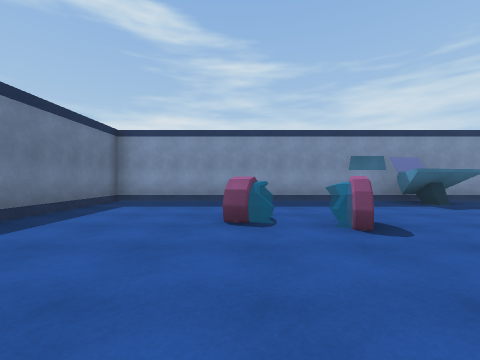
View 1 (above)

24 first-person views from a walk through a 3-D level made in the Unity game engine. The camera is 1.2 m above the floor, looks level and sees 90° across. The floor is counted in squares, 2 m on a side. Each view is taken from the middle of a square. On the plan, view 1 faces up. The plan holds only what a view shows up to about 9 squares ahead; the rest is blank. The place goes on beyond the plan. The player character is not drawn. Some animated figures are not drawn. Door leaves are left out, so doorways stand open. Surface patterns are stand-ins for the level's own textures.

View 2
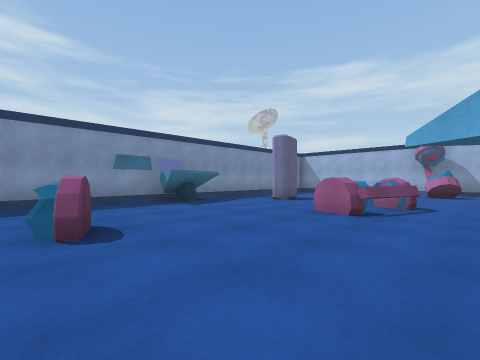

View 3
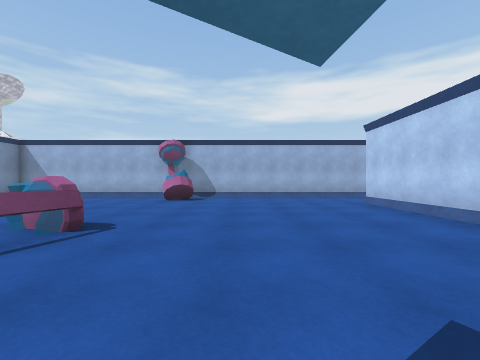

View 4
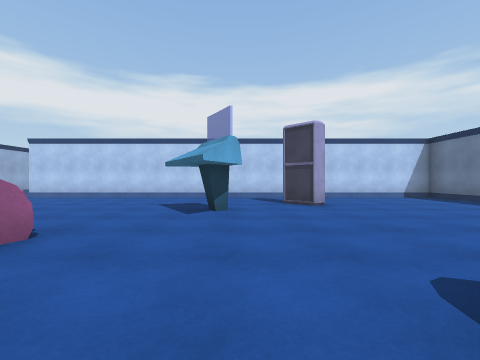

View 5
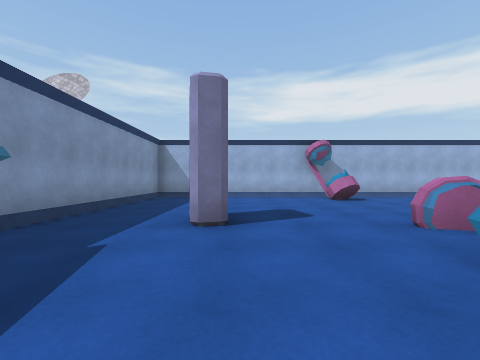

View 6
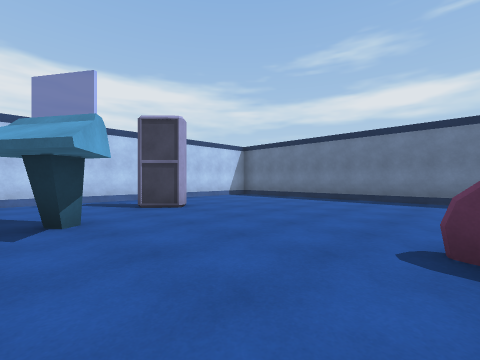

View 7
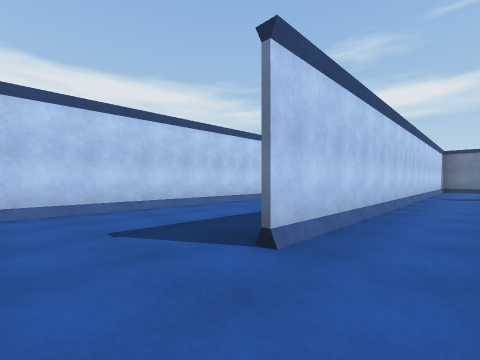

View 8
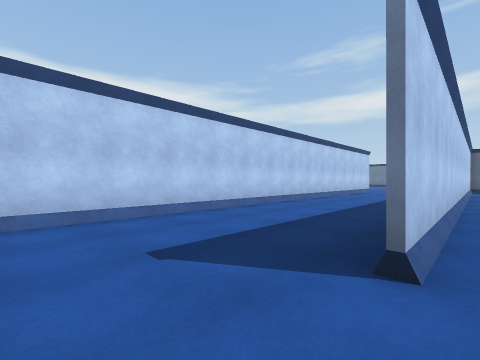

View 9
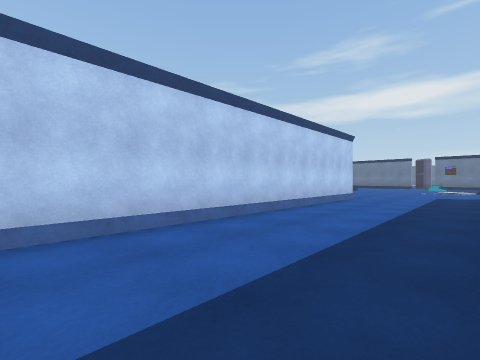

View 10
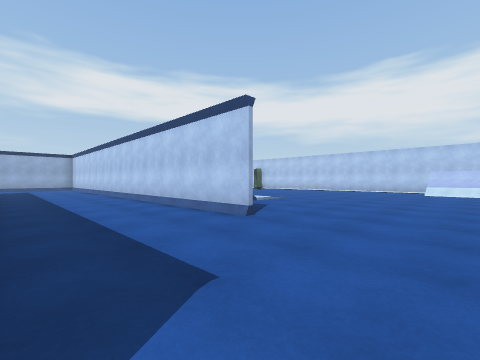

View 11
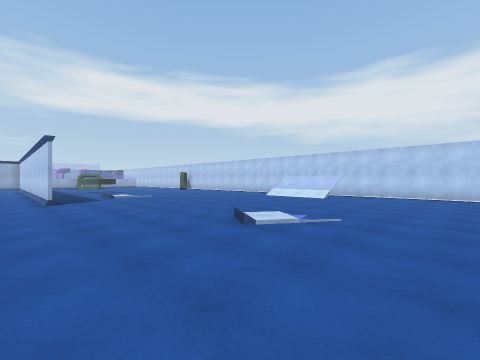

View 12
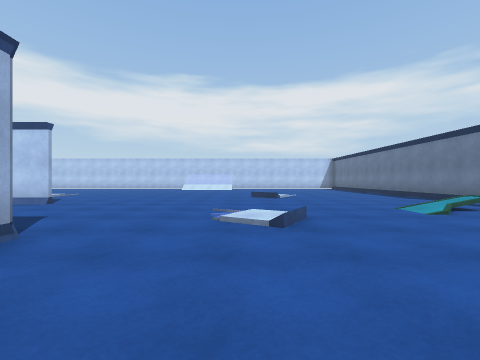

View 13
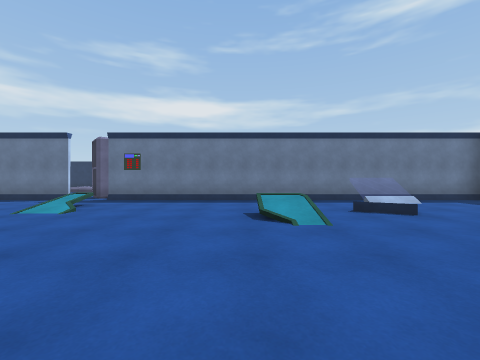

View 14
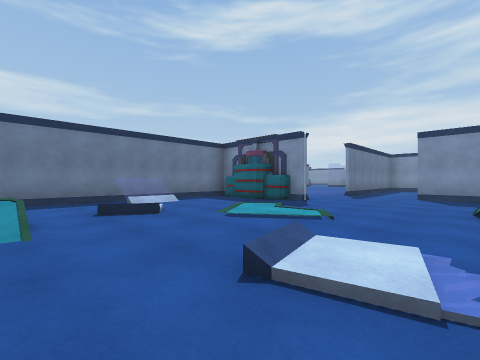

View 15
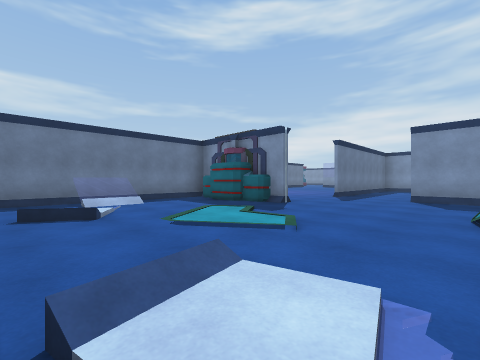

View 16
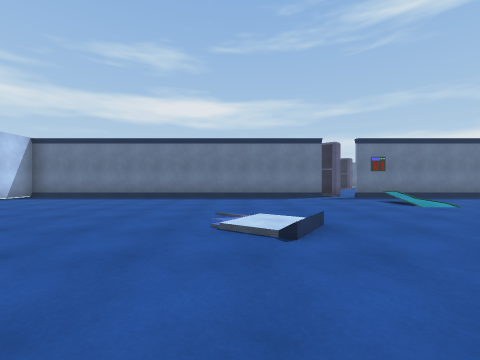

View 17
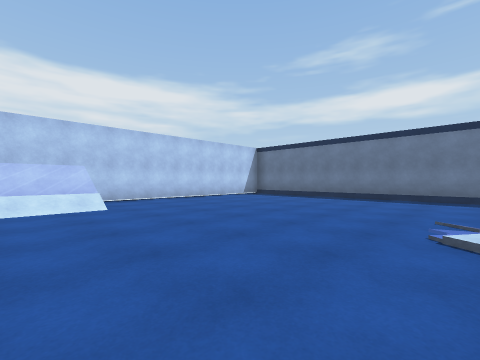

View 18
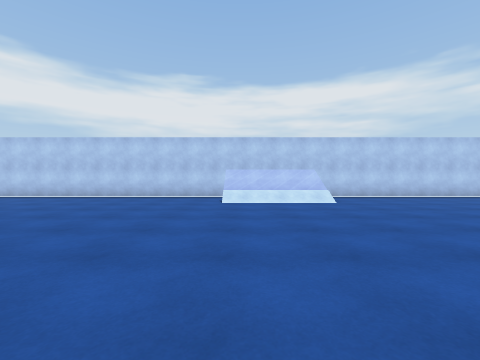

View 19
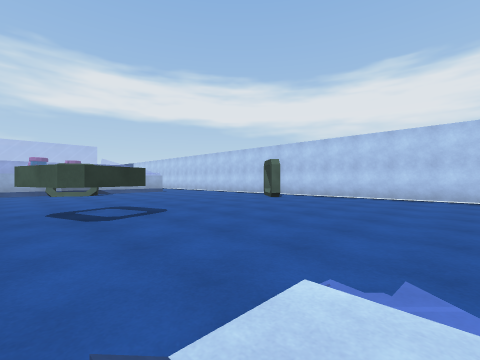

View 20
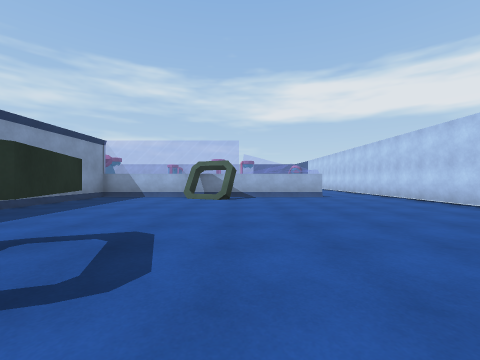

View 21
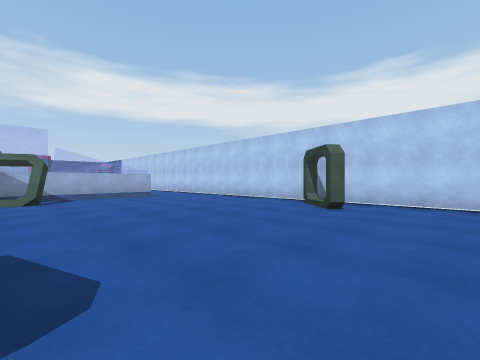

View 22
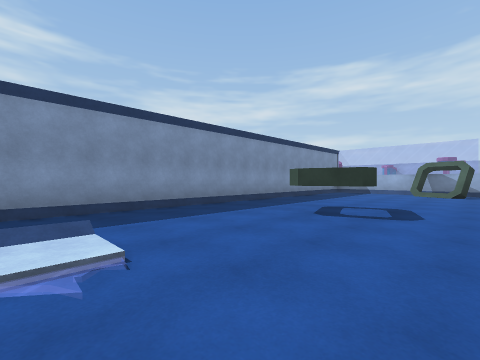

View 23
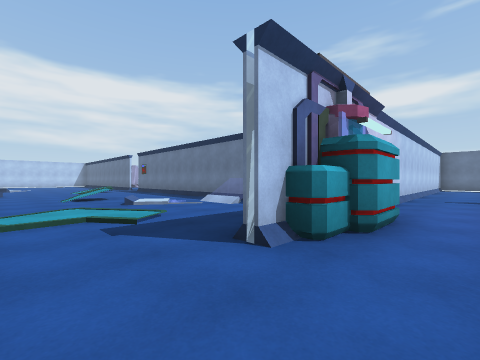

View 24
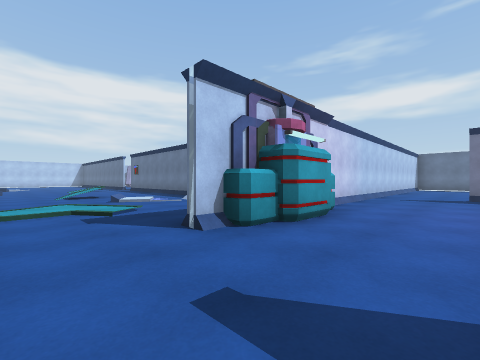

### Floor plan
Key: @ floor where view 1 was taken; # wall or solid block; . main floor; : floor 0.25 m higher than the main floor; + floor 1.75 m higher than the main floor; / step, stairs or slope; D open door; = window, fence, low wall or low ledge; C console; L locker; O other object.
Columns run from 17 left of view 1 to 14 right of it. Each row starts with its distance up from view 1.
  7 .#.........##########C#=#######
  6 .............#.......CCC......#
  5 ......OO.....#...........L..  #
  4 ######OOO...O#...O.......#....#
  3      #......OO.....O..........#
  2      #..///..#.........O......#
  1      =/.../..#.........OO...OO#
  0       .:/..//#...@............#
 -1      #...../.#......C.........#
 -2      #..O....#....L...........#
 -3      #.......#................#
 -4      #.......###############..#
 -5      #...../....D.............#
 -6      #....//..................#
 -7      DO/........D.............
 -8      D..........D#############OO
 -9      #........................=
-10      #..../......./...........=
-11      #..../.......:...##.....#=
-12      #......................=#=
-13      #......................##=
-14      #........................=
-15      #........................=
-16      #........................=
-17      #......///........#.......
-18      #......//+.........##.....
-19      ##########################

Positions as (right, up) in squares from view 1, and headings:
1: (0, 0), facing up
2: (1, 0), facing up-right
3: (4, -1), facing right
4: (3, 4), facing down
5: (4, 4), facing right
6: (4, 3), facing down-left
7: (12, -3), facing down-left
8: (12, -4), facing down-left
9: (7, -5), facing down-left
10: (-4, -5), facing down-right
11: (-10, -7), facing down-right
12: (-6, -2), facing down
13: (-5, -3), facing left
14: (-5, -2), facing up-left
15: (-5, -1), facing up-left
16: (-4, -11), facing left
17: (-4, -11), facing down-left
18: (-3, -10), facing down
19: (1, -10), facing down-right
20: (4, -13), facing right
21: (4, -12), facing down-right
22: (1, -13), facing up-right
23: (-7, 6), facing down-left
24: (-7, 7), facing down-left
